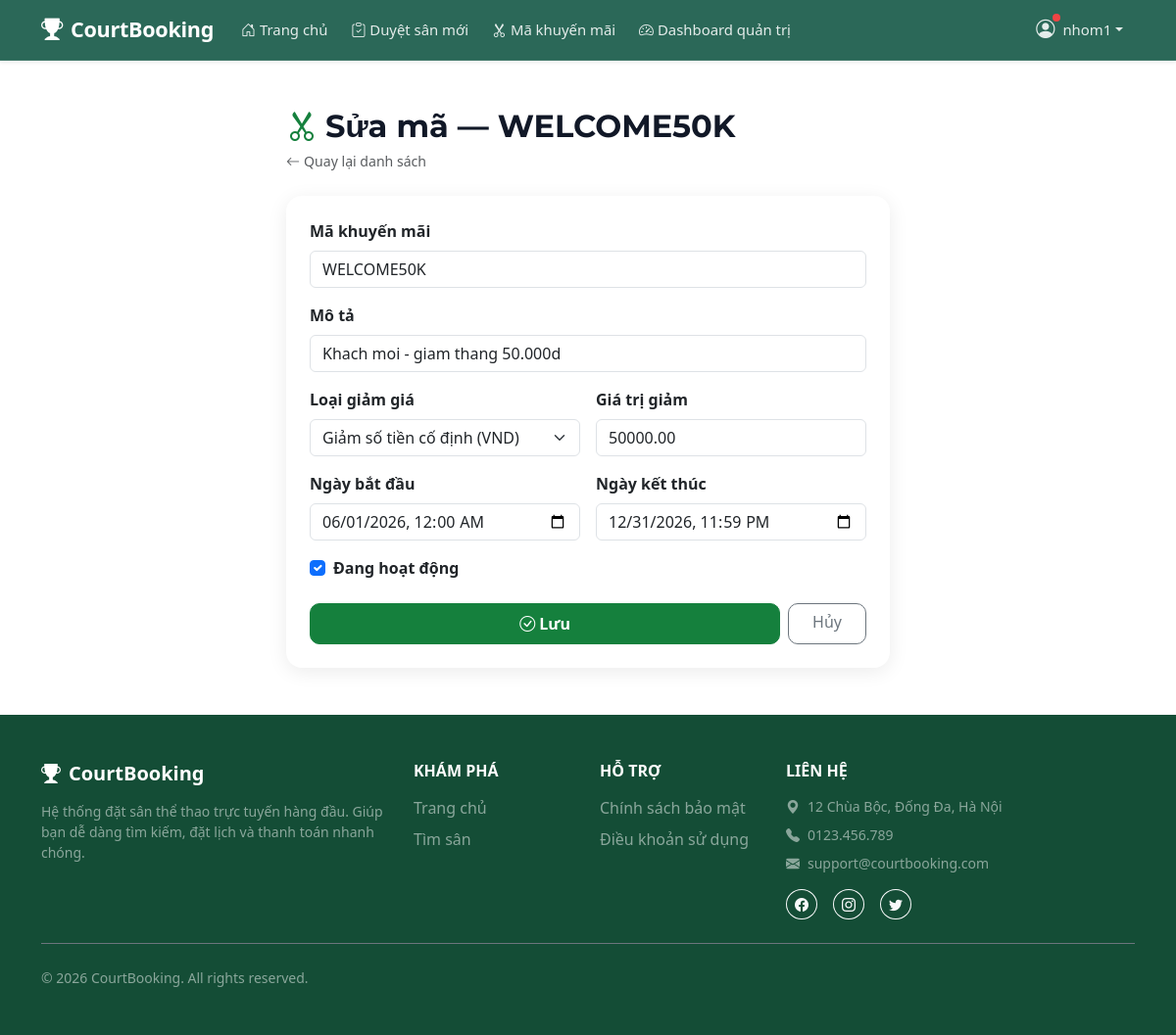
Screenshot of /promotions/edit/2/ (signed in) with the database file from the repository.
### accounts/models.py (models this page shows, shortened)
class User(AbstractUser):
    ROLE_CHOICES = [
        ('guest',  'Khách'),
        ('player', 'Người chơi'),
        ('owner',  'Chủ sân'),
        ('admin',  'Quản trị'),
    ]
    phone = models.CharField(max_length=15, blank=True)
    role  = models.CharField(max_length=10, choices=ROLE_CHOICES, default='player')

### promotions/models.py (models this page shows, shortened)
class Promotion(models.Model):
    DISCOUNT_TYPE_CHOICES = [
        ('percent', 'Giảm theo %'),
        ('flat',    'Giảm số tiền cố định (VND)'),
    ]
    code           = models.CharField(max_length=20, unique=True, verbose_name='Mã khuyến mãi')
    description    = models.CharField(max_length=200, blank=True, verbose_name='Mô tả')
    discount_type  = models.CharField(max_length=10, choices=DISCOUNT_TYPE_CHOICES,
                                      verbose_name='Loại giảm giá')
    discount_value = models.DecimalField(max_digits=10, decimal_places=2,
                                         verbose_name='Giá trị giảm')
    start_date     = models.DateTimeField(verbose_name='Ngày bắt đầu')
    end_date       = models.DateTimeField(verbose_name='Ngày kết thúc')
    is_active      = models.BooleanField(default=True, verbose_name='Đang hoạt động')
    created_at     = models.DateTimeField(auto_now_add=True, verbose_name='Ngày tạo')
    class Meta:
        ordering = ['-created_at']
        verbose_name = 'Mã khuyến mãi'
        verbose_name_plural = 'Danh sách mã khuyến mãi'

### promotions/views.py (the view)
# urls.py: path('edit/<int:pk>/',    views.promotion_update,  name='promotion_update'),
def promotion_update(request, pk):
    if request.session.get('role') != 'admin':
        return redirect('accounts:login')
    promo = get_object_or_404(Promotion, pk=pk)
    if request.method == 'POST':
        form = PromotionForm(request.POST, instance=promo)
        if form.is_valid():
            form.save()
            messages.success(request, f'Đã cập nhật mã "{promo.code}".')
            return redirect('promotions:promotion_list')
    else:
        form = PromotionForm(instance=promo)
    return render(request, 'promotions/promotion_form.html', {
        'form':        form,
        'action_text': f'Sửa mã — {promo.code}',
        'promo':       promo,
    })

### promotions/forms.py
class PromotionForm(forms.ModelForm):
    class Meta:
        model  = Promotion
        fields = '__all__'
        widgets = {
            'code':           forms.TextInput(attrs={'class': 'form-control'}),
            'description':    forms.TextInput(attrs={'class': 'form-control'}),
            'discount_type':  forms.Select(attrs={'class': 'form-select'}),
            'discount_value': forms.NumberInput(attrs={'class': 'form-control'}),
            'start_date':     forms.DateTimeInput(attrs={'class': 'form-control', 'type': 'datetime-local'}),
            'end_date':       forms.DateTimeInput(attrs={'class': 'form-control', 'type': 'datetime-local'}),
            'is_active':      forms.CheckboxInput(attrs={'class': 'form-check-input'}),
        }

### promotions/templates/promotions/promotion_form.html (shortened to what this page needs)
{% extends 'base.html' %}
{% block content %}
<div class="container my-5" style="max-width: 640px;">
    <div class="mb-4">
        <h2 class="fw-bold mb-1" style="font-family:'Montserrat',sans-serif; color:#111827;">
            <i class="bi bi-scissors me-2" style="color:var(--primary);"></i>{{ action_text }}
        </h2>
        <a href="{% url 'promotions:promotion_list' %}" class="text-muted" style="font-size:.88rem; text-decoration:none;">
            <i class="bi bi-arrow-left me-1"></i>Quay lại danh sách
        </a>
    </div>
    <div class="card border-0" style="border-radius:16px; box-shadow:0 4px 20px rgba(0,0,0,.08);">
        <div class="card-body p-4">
            <form method="POST">
                <div class="mb-3">
                    <label class="form-label fw-semibold">{{ form.code.label }}</label>
                    {{ form.code }}
                </div>
                <div class="mb-3">
                    <label class="form-label fw-semibold">{{ form.description.label }}</label>
                    {{ form.description }}
                </div>
                <div class="row g-3 mb-3">
                    <div class="col-md-6">
                        <label class="form-label fw-semibold">{{ form.discount_type.label }}</label>
                        {{ form.discount_type }}
                    </div>
                    <div class="col-md-6">
                        <label class="form-label fw-semibold">{{ form.discount_value.label }}</label>
                        {{ form.discount_value }}
                    </div>
                </div>
                <div class="row g-3 mb-3">
                    <div class="col-md-6">
                        <label class="form-label fw-semibold">{{ form.start_date.label }}</label>
                        {{ form.start_date }}
                    </div>
                    <div class="col-md-6">
                        <label class="form-label fw-semibold">{{ form.end_date.label }}</label>
                        {{ form.end_date }}
                    </div>
                </div>
                <div class="mb-4">
                    <div class="form-check">
                        {{ form.is_active }}
                        <label class="form-check-label fw-semibold" for="{{ form.is_active.id_for_label }}">
                            {{ form.is_active.label }}
                        </label>
                    </div>
                </div>
                <div class="d-flex gap-2">
                    <button type="submit" class="btn btn-success flex-grow-1 fw-semibold py-2"
                            style="border-radius:10px;">
                        <i class="bi bi-check-circle me-1"></i>Lưu
                    </button>
                    <a href="{% url 'promotions:promotion_list' %}"
                       class="btn btn-outline-secondary px-4"
                       style="border-radius:10px;">
                        Hủy
                    </a>
                </div>
            </form>
        </div>
    </div>
</div>
{% endblock %}

### templates/partials/header.html (shortened to what this page needs)
<nav class="navbar navbar-expand-lg navbar-dark shadow-sm sticky-top" style="background-color: rgba(6, 78, 59, 0.85) !important; backdrop-filter: blur(12px); -webkit-backdrop-filter: blur(12px); border-bottom: 1px solid rgba(255, 255, 255, 0.1);">
    <div class="container">
        <a class="navbar-brand fw-bold d-flex align-items-center" href="{% url 'courts:court_list' %}">
            <i class="bi bi-trophy-fill me-2" style="font-size: 1.4rem;"></i>
            CourtBooking
        </a>
        <div class="collapse navbar-collapse" id="navbarMain">
            <ul class="navbar-nav me-auto mb-2 mb-lg-0">
                <li class="nav-item">
                    <a class="nav-link {% if request.resolver_match.view_name == 'courts:court_list' %}active-link{% endif %}" href="{% url 'courts:court_list' %}">
                        <i class="bi bi-house-door me-1"></i>Trang chủ
                    </a>
                </li>
                {% if user.is_authenticated %}
                    {% if request.session.role == 'admin' %}
                    <li class="nav-item">
                        <a class="nav-link {% if request.resolver_match.view_name == 'courts:court_pending_list' %}active-link{% endif %}" href="{% url 'courts:court_pending_list' %}">
                            <i class="bi bi-clipboard-check me-1"></i>Duyệt sân mới
                        </a>
                    </li>
                    <li class="nav-item">
                        <a class="nav-link {% if request.resolver_match.view_name == 'promotions:promotion_list' %}active-link{% endif %}" href="{% url 'promotions:promotion_list' %}">
                            <i class="bi bi-scissors me-1"></i>Mã khuyến mãi
                        </a>
                    </li>
                    <li class="nav-item">
                        <a class="nav-link {% if request.resolver_match.view_name == 'dashboard:index' %}active-link{% endif %}" href="{% url 'dashboard:index' %}">
                            <i class="bi bi-speedometer2 me-1"></i>Dashboard quản trị
                        </a>
                    </li>
                    {% endif %}
                {% endif %}
            </ul>
            <ul class="navbar-nav ms-auto mb-2 mb-lg-0">
                {% if user.is_authenticated %}
                    <li class="nav-item dropdown">
                        <a class="nav-link dropdown-toggle d-flex align-items-center"
                           href="#" role="button"
                           data-bs-toggle="dropdown" aria-expanded="false">
                            <span class="position-relative d-inline-block me-1">
                                <i class="bi bi-person-circle" style="font-size: 1.2rem;"></i>
                                <span class="notify-dot"></span>
                            </span>
                            {{ user.username }}
                        </a>
                    </li>
                {% endif %}
            </ul>
        </div>
    </div>
</nav>

### static/css/style.css (style rules this page uses)
:root { --primary: #15803d; --primary-dark: #0f6030; --primary-light: #dcfce7; --primary-muted: rgba(21, 128, 61, 0.06); --text-muted: #6b7280; --border: #e5e7eb; --shadow-sm: 0 1px 3px rgba(0,0,0,.08), 0 1px 2px rgba(0,0,0,.05); --shadow-md: 0 4px 12px rgba(0,0,0,.12), 0 2px 6px rgba(0,0,0,.07); --shadow-hover: 0 8px 24px rgba(0,0,0,.14), 0 4px 8px rgba(0,0,0,.08); --radius-card: 14px; --radius-img: 12px 12px 0 0; }
.card, .btn, a { transition: all 0.2s ease; }
.navbar { background-color: var(--primary) !important; box-shadow: 0 2px 8px rgba(0,0,0,.15); }
.navbar-brand { font-size: 1.35rem; letter-spacing: -.3px; }
.navbar .nav-link { color: rgba(255,255,255,.88) !important; font-size: .93rem; padding-left: .75rem !important; padding-right: .75rem !important; }
.btn-success, .btn-outline-success:hover { background-color: var(--primary); border-color: var(--primary); }
html { scroll-behavior: smooth; }
body { animation: pageFadeIn 0.4s ease-out; }
.navbar { transition: box-shadow 0.25s ease !important; }
.btn { transition: transform 0.15s ease, box-shadow 0.15s ease, background-color 0.2s ease, border-color 0.2s ease !important; }
.notify-dot { position: absolute; top: -2px; right: -2px; width: 8px; height: 8px; background-color: #ef4444; border-radius: 50%; animation: pulseDot 2s cubic-bezier(0.4, 0, 0.6, 1) infinite; }
.navbar-nav .nav-link { position: relative; transition: all 0.3s ease-in-out !important; display: inline-flex !important; align-items: center; }
.navbar-nav .nav-link i { margin-right: 0.25rem !important; transition: margin-right 0.3s ease-in-out !important; }

### rows the page displays
User: username "nhom1"
Promotion: code "WELCOME50K", description "Khach moi - giam thang 50.000d", discount_type "Giảm số tiền cố định (VND)", discount_value "50000.00", start_date "06/01/2026 00:00", end_date "12/31/2026 23:59", is_active "☑"

### other values shown
{{ action_text }} "Sửa mã — WELCOME50K"
